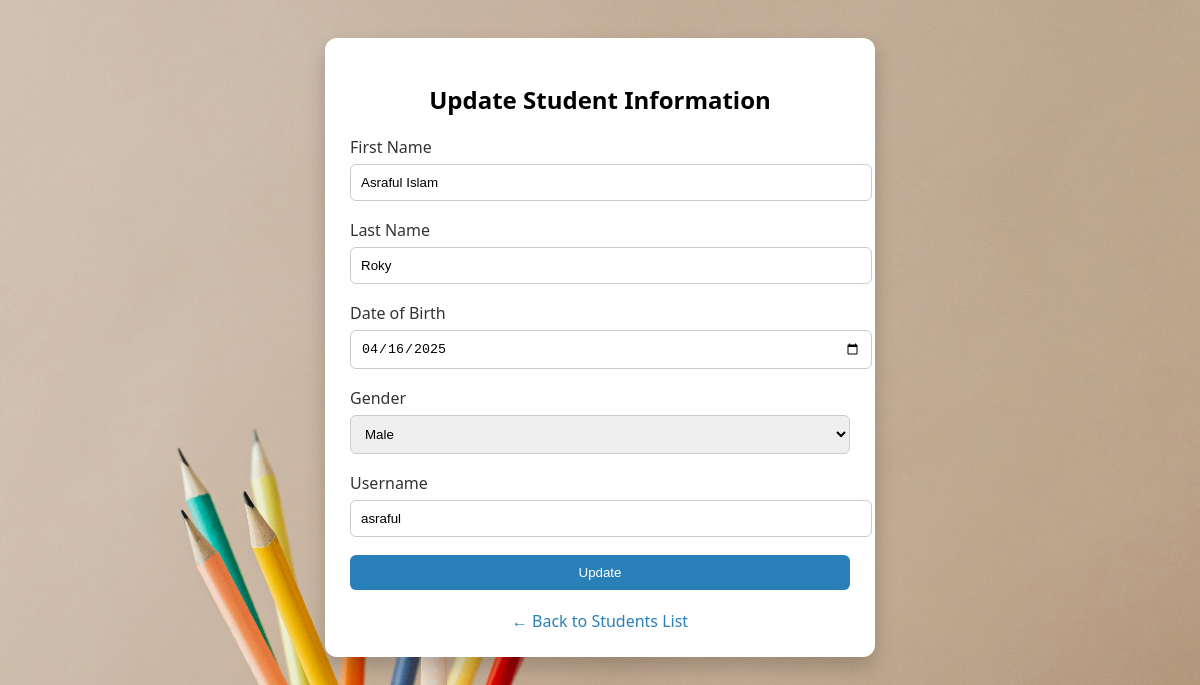
Page /update.php?id=1 on the committed database.
### tables this page shows
CREATE TABLE `students` (
  `id` int(11) NOT NULL,
  `first_name` varchar(100) DEFAULT NULL,
  `last_name` varchar(100) DEFAULT NULL,
  `dob` date DEFAULT NULL,
  `gender` varchar(20) DEFAULT NULL,
  `username` varchar(100) DEFAULT NULL,
  `password` varchar(255) DEFAULT NULL,
  `created_at` timestamp NOT NULL DEFAULT current_timestamp()
);

### update.php (the view, shortened to what this page needs)
<?php
$host = "localhost";
$user = "root";
$password = "";
$dbname = "student_db";
$conn = new mysqli($host, $user, $password, $dbname);
$id = $_GET['id'] ?? null;
$stmt = $conn->prepare("SELECT * FROM students WHERE id = ?");
$stmt->bind_param("i", $id);
$stmt->execute();
$result = $stmt->get_result();
$row = $result->fetch_assoc();
?>
<!DOCTYPE html>
<html>
<head>
</head>
<body>
    <div class="container">
        <h2>Update Student Information</h2>
        <form method="POST">
            <div class="form-group">
                <label>First Name</label>
                <input type="text" name="first_name" value="<?php echo htmlspecialchars($row['first_name']); ?>" required>
            </div>
            <div class="form-group">
                <label>Last Name</label>
                <input type="text" name="last_name" value="<?php echo htmlspecialchars($row['last_name']); ?>" required>
            </div>
            <div class="form-group">
                <label>Date of Birth</label>
                <input type="date" name="dob" value="<?php echo htmlspecialchars($row['dob']); ?>" required>
            </div>
            <div class="form-group">
                <label>Gender</label>
                <select name="gender" required>
                    <option value="Male" <?php if ($row['gender'] == "Male") echo "selected"; ?>>Male</option>
                </select>
            </div>
            <div class="form-group">
                <label>Username</label>
                <input type="text" name="username" value="<?php echo htmlspecialchars($row['username']); ?>" required>
            </div>
            <button type="submit" class="btn">Update</button>
        </form>
        <a href="student_information.php" class="back-link">← Back to Students List</a>
    </div>
</body>
</html>

### update.php (style rules this page uses)
body { font-family: 'Segoe UI', sans-serif; background: url('reg.jpg') no-repeat center center fixed; background-size: cover; padding: 30px; }
.container { background: white; padding: 25px; border-radius: 12px; max-width: 500px; margin: auto; box-shadow: 0 10px 20px rgba(0,0,0,0.2); }
h2 { text-align: center; }
.form-group { margin-bottom: 18px; }
label { display: block; margin-bottom: 6px; color: #333; }
input, select { width: 100%; padding: 10px; border: 1px solid #ccc; border-radius: 6px; }
.btn { background-color: #2980b9; color: white; padding: 10px; border: none; border-radius: 6px; width: 100%; cursor: pointer; }
.back-link { display: block; text-align: center; margin-top: 20px; color: #2980b9; text-decoration: none; }

### rows in the picture
students: first_name "Asraful Islam", last_name "Roky", dob "04/16/2025", gender "Male", username "asraful"
